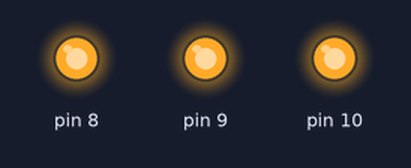
A sketch run on a simulated Arduino Uno, built with avr-gcc and run on an emulated ATmega328P. On the bench: output pins drawn as LEDs (lit = HIGH).

Above: at 0.5 s.
At 2.7 s:
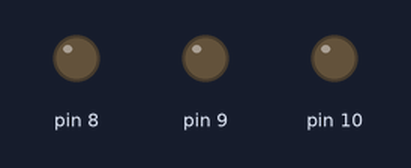
Timing chart, 0 to 3.5 s (numbered marks = the images above):
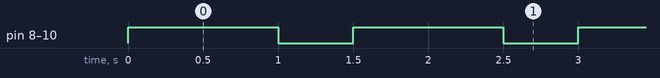

The sketch:

practica2.ino
```cpp
void setup()
{
  pinMode(8, OUTPUT);
  pinMode(9, OUTPUT);
  pinMode(10, OUTPUT);
  //comportamiento de los pines con pinmode();
}

void loop()
{
 EncerderTodos(1000);
 ApagarTodos(500);
}

void EncerderTodos (int tiempo){
  digitalWrite(8,HIGH);
  digitalWrite(9,HIGH);
  digitalWrite(10,HIGH);
 delay(tiempo);
}
void ApagarTodos(int tiempo) {
  digitalWrite(8,LOW);
  digitalWrite(9,LOW);
  digitalWrite(10,LOW);
delay(tiempo);
}
```

Measured:
- by itself, pin 8–10: alternates HIGH for 1.0 s and LOW for 0.50 s
